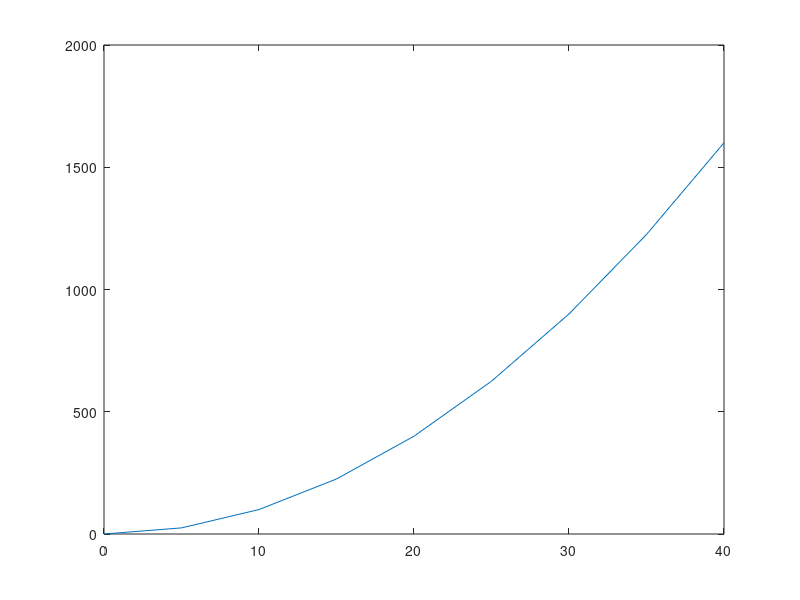

Write MATLAB code to recreate this figure.
% Octave Script
% Title		       :Función Inyectiva, Sobreyectiva, Biyectiva (Ejercicio_4)
% Correo         :urbanoorlando79@gmail.com
% Description	   :Script para determinar que tipo de función es dependiendo el dominio de la función
% Author	       :Orlando Urbano Trejo (Lando)
% Date		       :16_11_2021
% Version	       :1
% Usage		       :octave>path/Ejercicio_4
%		             :Requiere aplicación octave, usar linea de comandos
%		             :https://octaveintro.readthedocs.io/en/latest/index.html


clear
% Dominio de la función
h= 0:5:40
% Regla de correspondencia
hx=h.^2
disp ('La función es inyectiva ya que ∀x,y∈D | f(x) = f(y) ⟹ x = y ');
% Plotear función
plot (h, hx)
